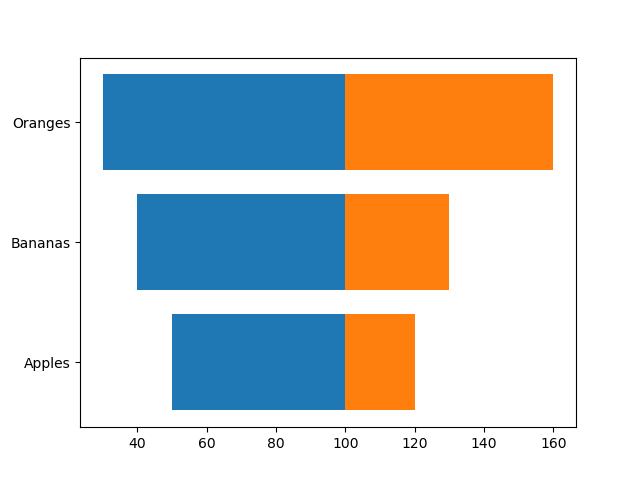

Generate this figure with Python:
import tornado
import matplotlib.pyplot as plt

a = [50, 40, 30]
b = [120, 130, 160]
c = 100

plt.figure()
tornado.plot(a, b, center=c)
tornado.set_labels(['Apples', 'Bananas', 'Oranges'])
plt.savefig('example.png')
plt.show()
